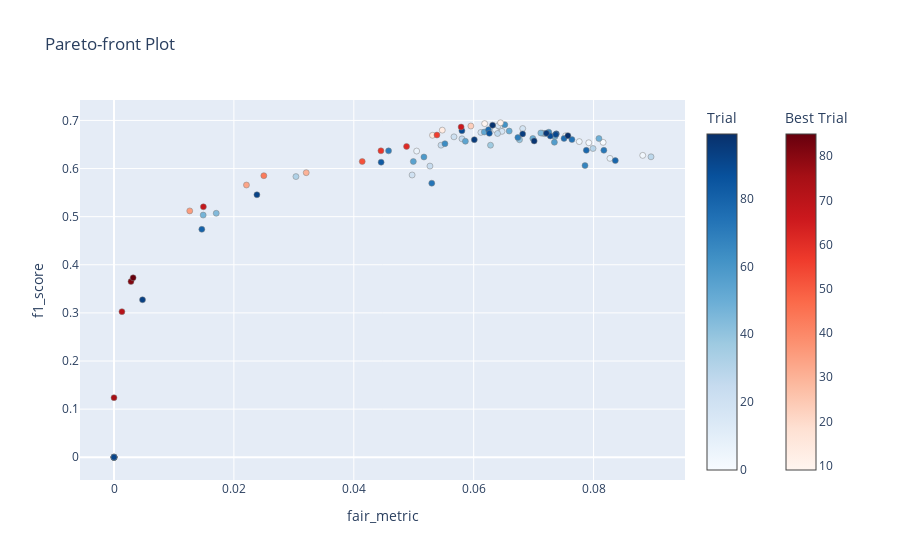

The code cell stored with this chart in its notebook:
### Code cell
optuna.visualization.plot_pareto_front(study, target_names=["fair_metric", "f1_score"], include_dominated_trials = True)
